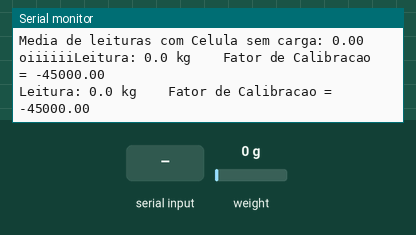
This sketch was run on a simulated Arduino Mega 2560, built with avr-gcc and run on an emulated ATmega2560. On the bench: the last lines printed to the serial monitor. Inputs (shaded band) come from the test bench; at power-on: weight on the scale 0 g.

Above: at 3.2 s.
3.3 s: weight on the scale set to 100 g
At 4.6 s:
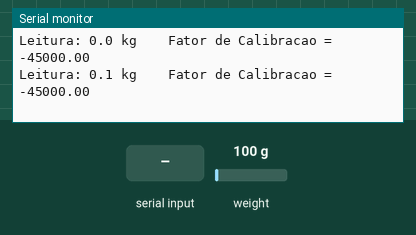
4.8 s: "x" received over Serial
6.3 s: "v" received over Serial
At 7.7 s:
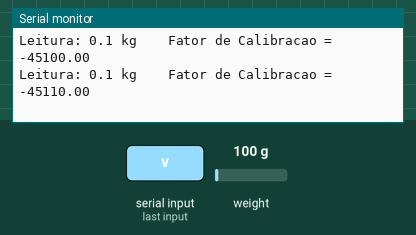
7.8 s: weight on the scale set to 1250 g
At 9.1 s:
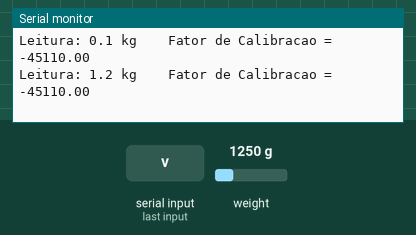
Timing chart, 0 to 10.3 s (numbered marks = the images above; inputs shaded):
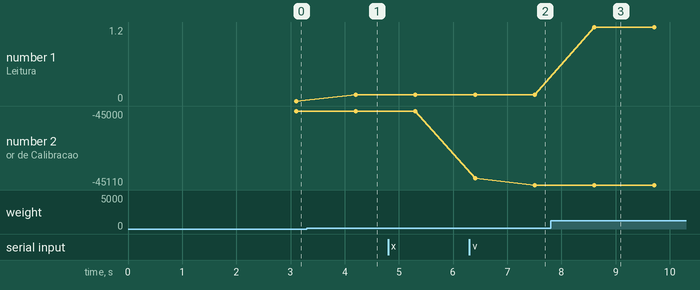

Measured:
- after the input at 3.3 s, the serial monitor: prints a new line after 0.90 s (image 1)
- after the input at 6.3 s, the serial monitor: prints a new line after 1.2 s (image 2)
- after the input at 7.8 s, the serial monitor: prints a new line after 0.81 s (image 3)
- plotted number 1: 0 → 0.1 after the input at 3.3 s, 0.1 → 1.2 after the input at 7.8 s
- plotted number 2: -45000 → -45110 after the input at 6.3 s

The sketch:

balanca.ino
```cpp
#include "HX711.h"

#define LOADCELL_DOUT_PIN  39
#define LOADCELL_SCK_PIN  14

HX711 escala;

float fator_calibracao = - 45000; //-7050 worked for my 440lb max scale setup
char comando; //declaracao da variavel que ira receber os comandos para alterar o fator de calibracao
const int TEMPO_ESPERA = 1000; //declaracao da variavel de espera

void setup() {
  //mensagens do monitor serial
  Serial.begin(9600);


  escala.begin (LOADCELL_DOUT_PIN , LOADCELL_SCK_PIN); //inicializacao e definicao dos pinos DT e SCK dentro do objeto ESCALA

  //realiza uma media entre leituras com a celula sem carga
  float media_leitura = escala.read_average();
  Serial.print("Media de leituras com Celula sem carga: ");
  Serial.print(media_leitura);
  Serial.println();

  escala.tare(); //zera a escala
  Serial.print("oiiiiii");
}

void loop ()
{

  escala.set_scale(fator_calibracao); //ajusta a escala para o fator de calibracao

  //verifica se o modulo esta pronto para realizar leituras
  if (escala.is_ready())
  {
    //mensagens de leitura no monitor serial
    Serial.print("Leitura: ");
    Serial.print(escala.get_units(), 1); //retorna a leitura da variavel escala com a unidade quilogramas
    Serial.print(" kg");
    Serial.print(" \t Fator de Calibracao = ");
    Serial.print(fator_calibracao);
    Serial.println();

  //alteracao do fator de calibracao
    if(Serial.available())
      {
        comando = Serial.read();
        switch (comando)
        {
          case 'x':
          fator_calibracao = fator_calibracao - 100;
          break;
          case 'c':
          fator_calibracao = fator_calibracao + 100;
          break;
          case 'v':
          fator_calibracao = fator_calibracao - 10;
          break;
          case 'b':
          fator_calibracao = fator_calibracao + 10;
          break;
          case 'n':
          fator_calibracao = fator_calibracao - 1;
          break;
          case 'm':
          fator_calibracao = fator_calibracao + 1;
          break;
        }
      }
    }
    else
    {
      Serial.println("HX-711 ocupado");
    }
  delay(TEMPO_ESPERA);

}
```
